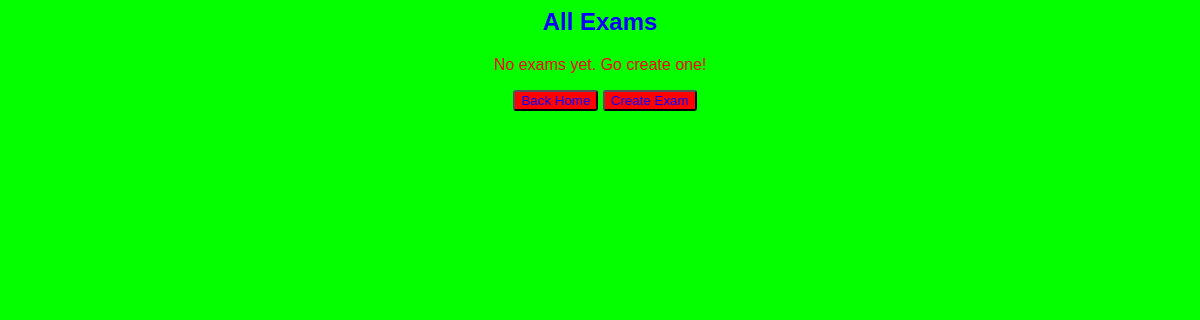
The app's page /home/exams (signed in), older data.
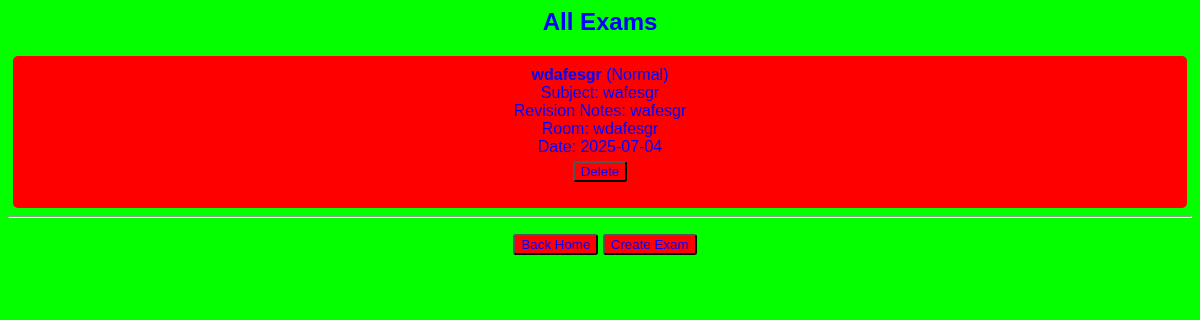
The same page, newer data.
### models.py (models this page shows)
class Exam(db.Model):
    __tablename__ = 'exam'
    id = db.Column(db.Integer, primary_key=True)
    name = db.Column(db.String(100), nullable=False)
    type = db.Column(db.String(50), nullable=False)
    subject = db.Column(db.String(100), nullable=True)
    revision = db.Column(db.Text, nullable=True)
    date = db.Column(db.DateTime, nullable=True)
    room = db.Column(db.String(50), nullable=True)
    created_at_exam = db.Column(db.DateTime, default=datetime.utcnow)
    completed_at_exam = db.Column(db.DateTime, nullable=True)
    owner_id = db.Column(db.Integer, db.ForeignKey('user.id'), nullable=False)

### app.py (the view)
@app.route('/home/exams')
@login_required
def view_exams():
    user_exams = Exam.query.filter_by(owner=current_user).all()
    return render_template('exams.html', exams=user_exams)

### app.py (called while the page is built)
@login_manager.user_loader
def load_user(user_id):
    return User.query.get(int(user_id))

### templates/exams.html
<head>
    <link rel="stylesheet" type="text/css" href="{{ url_for('static', filename='style.css') }}">
</head>
<h2>All Exams</h2>
{% if exams %}
    <ul>
        {% for exam in exams %}
        <li>
            <strong>{{ exam.name }}</strong> ({{ exam.type }})<br>
            Subject: {{ exam.subject }}<br>
            Revision Notes:
            {% if exam.revision.strip() %}
                {{ exam.revision }}
            {% else %}
                <em>No revision provided</em>
            {% endif %}
            <br>
            Room: {{ exam.room }}<br>
            {% if exam.date %}
                Date: {{ exam.date.strftime('%Y-%m-%d') }} <br>
            {% else %}
                Date: <em>Not set</em> <br>
            {% endif %}
            <form action="/home/exams/delete/{{ exam.id }}" method="POST" style="margin-top: 5px;">
                <button type="submit">Delete</button>
            </form>
        </li>
        <hr>
        {% endfor %}
    </ul>
{% else %}
    <p>No exams yet. Go create one!</p>
{% endif %}
<nav>
    <a href="/home"><button>Back Home</button></a>
    <a href="/home/create/exam"><button>Create Exam</button></a>
</nav>

### static/style.css (style rules this page uses)
h2 { color: rgb(1,1,255) }
ul { list-style-type: none; padding: 0; color: rgb(225,0,0); }
li { background: rgb(255, 0, 0); color: rgb(1,1,255); padding: 10px; margin: 5px; border-radius: 5px; }
form { margin-top: 20px; }
button { background: rgb(255, 1, 1); color: rgb(1, 1, 255); border-radius: 3px; }
nav { margin-left: 10px; margin-top: 10px; padding: 50 px; }

Row changes from the older to the newer data that the page shows:
added Exam: name "wdafesgr", type "Normal", subject "wafesgr", revision "wafesgr", room "wdafesgr", date "2025-07-04"
Text that changed along with them:
text no longer shown: "No exams yet. Go create one!"
